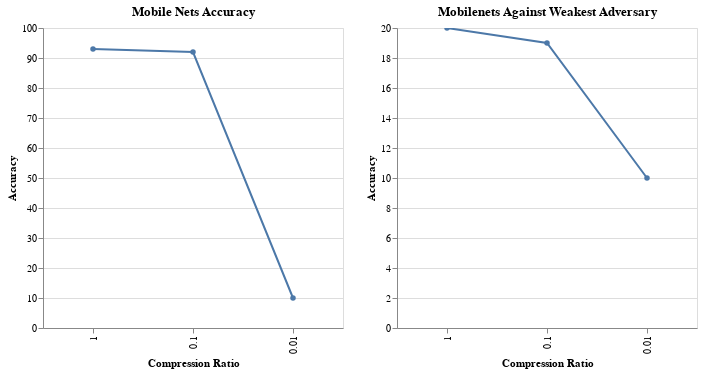

The notebook cell this image was saved under:
### Markdown cell above
### Now MobileNet. Has 2,279,368 weights. This network is trained on the same task and is not quite as over parameterized.

### Code cell
line(mobnets_benign,'Compression Ratio','Accuracy',title='Mobile Nets Accuracy') | line(mobnets_adv,'Compression Ratio','Accuracy',title='Mobilenets Against Weakest Adversary')

### Figure 1 — Vega-Lite specification as saved in the notebook (floating-point values rounded to 4 significant figures)
{"config": {"view": {"continuousWidth": 400, "continuousHeight": 300}}, "hconcat": [{"data": {"name": "data-e20dffa88960b5f783094fd9c0f12671"}, "mark": {"type": "line", "point": true}, "encoding": {"x": {"type": "ordinal", "field": "Compression Ratio", "sort": {"field": "Compression Ratio", "order": "descending"}}, "y": {"type": "quantitative", "field": "Accuracy"}}, "selection": {"selector003": {"type": "interval", "bind": "scales", "encodings": ["x", "y"]}}, "title": "Mobile Nets Accuracy", "width": 300}, {"data": {"name": "data-eb8065d5e1aed044f25802156bded028"}, "mark": {"type": "line", "point": true}, "encoding": {"x": {"type": "ordinal", "field": "Compression Ratio", "sort": {"field": "Compression Ratio", "order": "descending"}}, "y": {"type": "quantitative", "field": "Accuracy"}}, "selection": {"selector004": {"type": "interval", "bind": "scales", "encodings": ["x", "y"]}}, "title": "Mobilenets Against Weakest Adversary", "width": 300}], "$schema": "https://vega.github.io/schema/vega-lite/v4.0.2.json", "datasets": {"data-e20dffa88960b5f783094fd9c0f12671": [{"Accuracy": 93, "Compression Ratio": 1.0}, {"Accuracy": 92, "Compression Ratio": 0.1}, {"Accuracy": 10, "Compression Ratio": 0.01}], "data-eb8065d5e1aed044f25802156bded028": [{"Accuracy": 20, "Compression Ratio": 1.0}, {"Accuracy": 19, "Compression Ratio": 0.1}, {"Accuracy": 10, "Compression Ratio": 0.01}]}}
